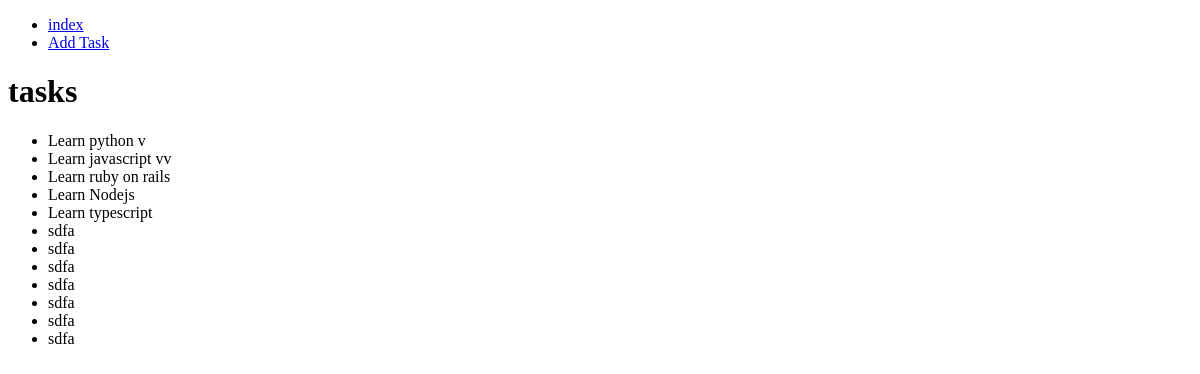
Page /tasks/ on the earlier database version.
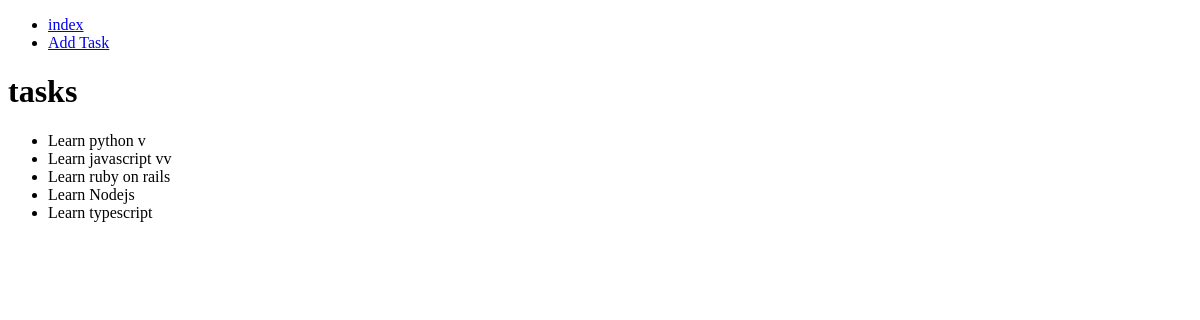
Same page on the later database version.
### tasks/models.py (models this page shows, shortened)
class Task(models.Model):
    title = models.CharField(max_length=100)
    description = models.CharField(max_length=100)
    created_at = models.DateTimeField(auto_now_add=True)

### tasks/views.py (the view)
# urls.py: path('tasks/', TemplateView.as_view(template_name='index.html')),
def index(request):
    return render(request, 'tasks/index.html', {'tasks': tasks})

### tasks/templates/tasks/index.html
{% extends "tasks/layout.html" %}
{% block content %}
    <ul>
        {% for task in tasks %}
            <li>
                {{ task.title }}
            </li>
        {% endfor %}
    </ul>
{% endblock %}

Differences in the rows shown:
removed Task: title "sdfa"
removed Task: title "sdfa"
removed Task: title "sdfa"
removed Task: title "sdfa"
removed Task: title "sdfa"
removed Task: title "sdfa"
removed Task: title "sdfa"
